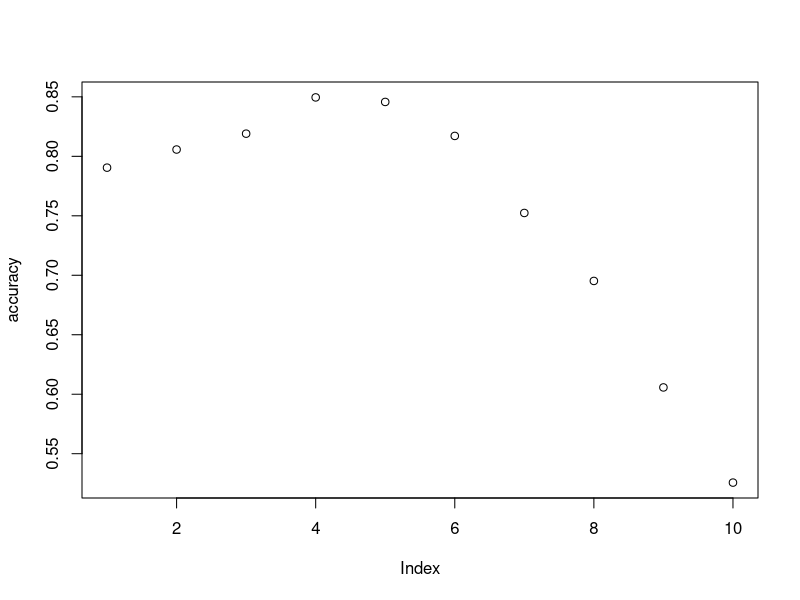
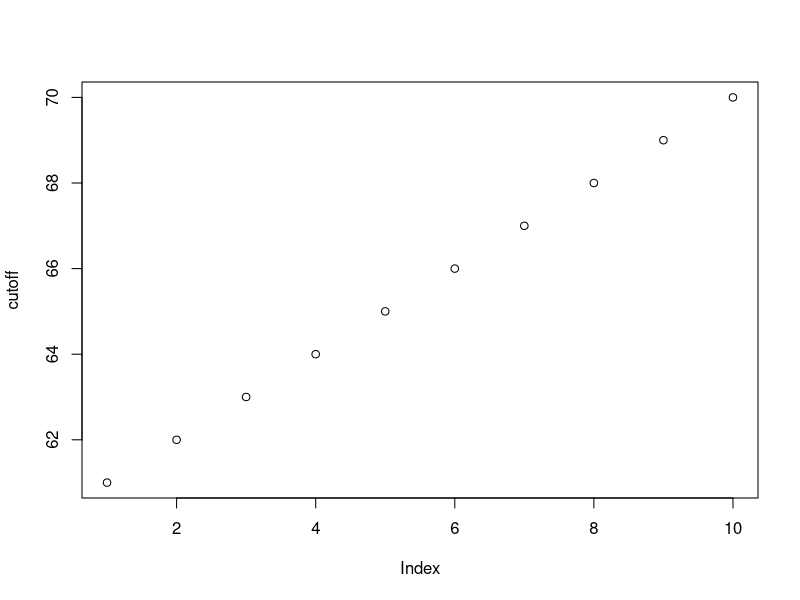
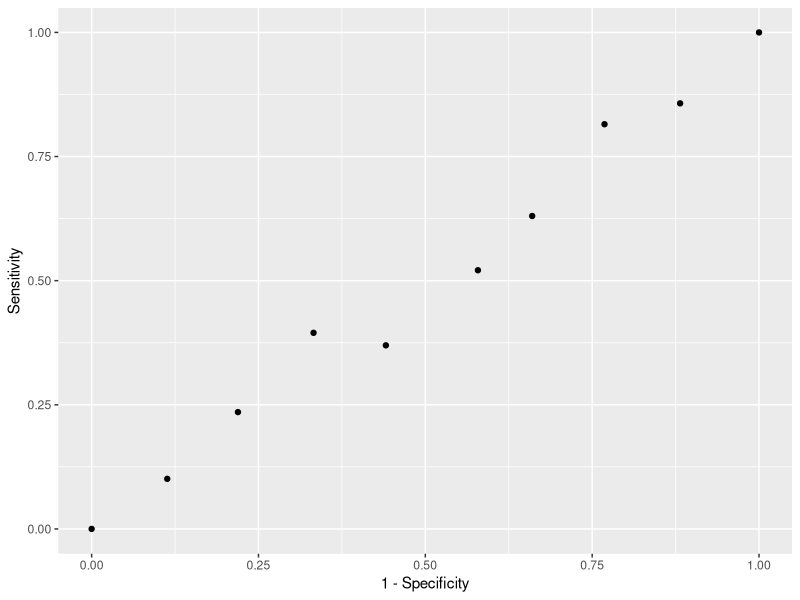
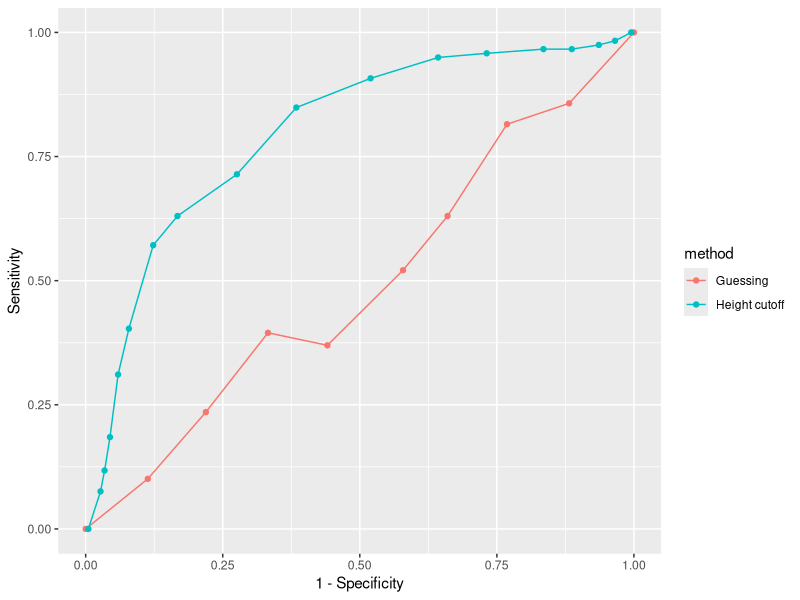
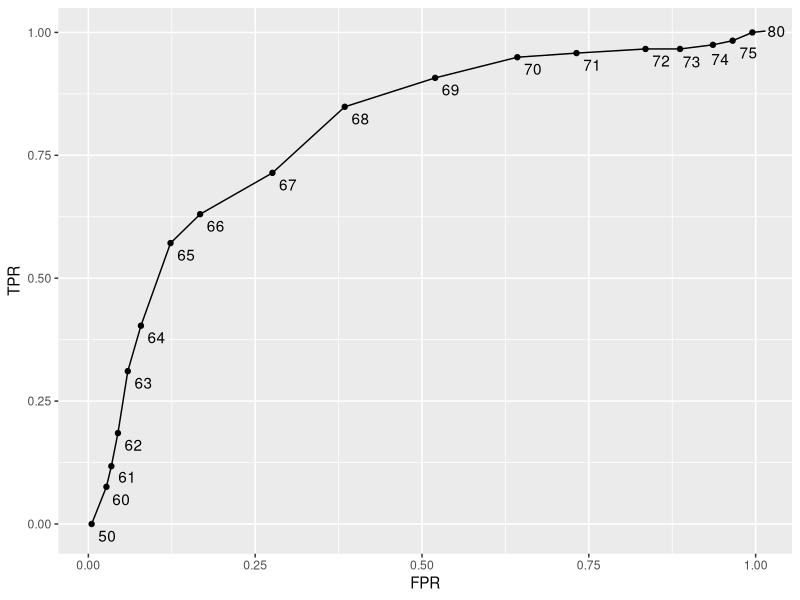
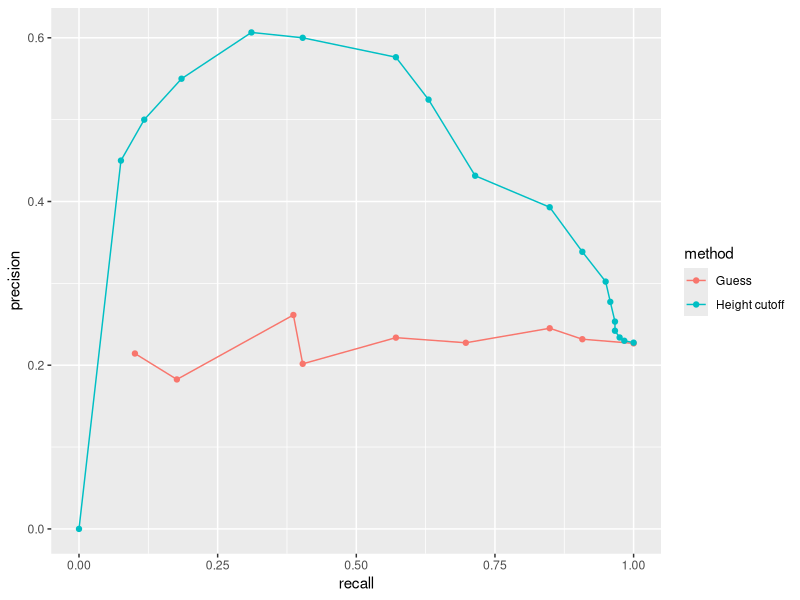
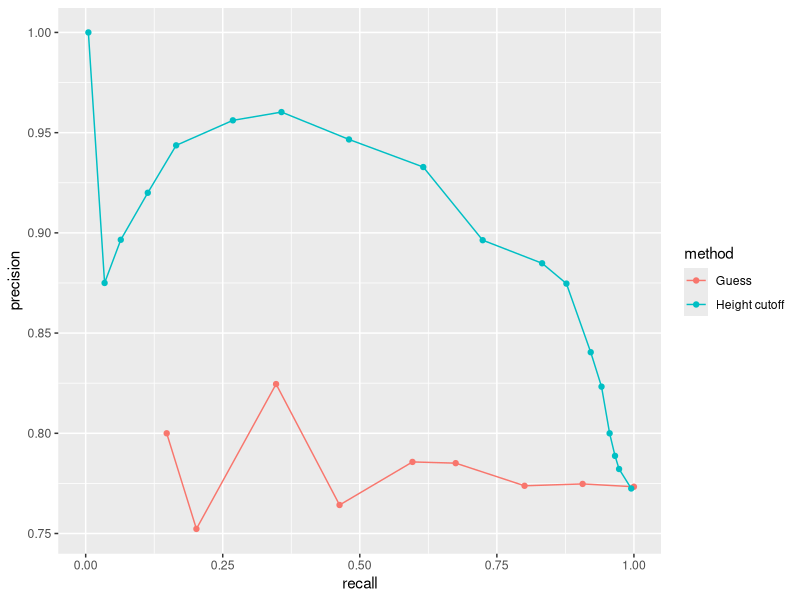

Source code (R) for these figures, in order:
install.packages("tidyverse")
install.packages("caret")
install.packages("dslabs")
library(tidyverse)
library(caret)
library(dslabs)
data(heights)
y <- heights$sex
x <- heights$height
set.seed(2007)
test_index <- createDataPartition(y, times = 1, p = 0.5, list = FALSE)
test_set <- heights[test_index, ]
train_set <- heights[-test_index, ]
y_hat <- sample(c("Male", "Female"), length(test_index), replace = TRUE) |>
  factor(levels = levels(test_set$sex))
mean(y_hat == test_set$sex)
#> [1] 0.51
heights |> group_by(sex) |> summarize(mean(height), sd(height))
#> # A tibble: 2 × 3
#>   sex    `mean(height)` `sd(height)`
#>   <fct>           <dbl>        <dbl>
#> 1 Female           64.9         3.76
#> 2 Male             69.3         3.61
y_hat <- ifelse(x > 62, "Male", "Female") |> 
  factor(levels = levels(test_set$sex))
mean(y == y_hat)
#> [1] 0.793
cutoff <- seq(61, 70)
accuracy <- map_dbl(cutoff, function(x){
  y_hat <- ifelse(train_set$height > x, "Male", "Female") |> 
    factor(levels = levels(test_set$sex))
  mean(y_hat == train_set$sex)
})
max(accuracy)
#> [1] 0.85
best_cutoff <- cutoff[which.max(accuracy)]
best_cutoff
#> [1] 64
y_hat <- ifelse(test_set$height > best_cutoff, "Male", "Female") |> 
  factor(levels = levels(test_set$sex))
y_hat <- factor(y_hat)
mean(y_hat == test_set$sex)
#> [1] 0.804
plot(accuracy)
table(predicted = y_hat, actual = test_set$sex)
test_set |> 
  mutate(y_hat = y_hat) |>
  group_by(sex) |> 
  summarize(accuracy = mean(y_hat == sex))
prev <- mean(y == "Male")
prev
cm <- confusionMatrix(data = y_hat, reference = test_set$sex)
cm$overall["Accuracy"]
cm$byClass[c("Sensitivity","Specificity", "Prevalence")]
cutoff <- seq(61, 70)
F_1 <- map_dbl(cutoff, function(x){
  y_hat <- ifelse(train_set$height > x, "Male", "Female") |> 
    factor(levels = levels(test_set$sex))
  F_meas(data = y_hat, reference = factor(train_set$sex))
})
plot(cutoff)
max(F_1)
best_cutoff <- cutoff[which.max(F_1)]
best_cutoff
y_hat <- ifelse(test_set$height > best_cutoff, "Male", "Female") |> 
  factor(levels = levels(test_set$sex))
sensitivity(data = y_hat, reference = test_set$sex)
#> [1] 0.63
specificity(data = y_hat, reference = test_set$sex)
#> [1] 0.833
p <- 0.9
n <- length(test_index)
y_hat <- sample(c("Male", "Female"), n, replace = TRUE, prob=c(p, 1-p)) |> 
  factor(levels = levels(test_set$sex))
mean(y_hat == test_set$sex)
probs <- seq(0, 1, length.out = 10)
guessing <- map_df(probs, function(p){
  y_hat <- 
    sample(c("Male", "Female"), n, replace = TRUE, prob=c(p, 1-p)) |> 
    factor(levels = c("Female", "Male"))
  list(method = "Guessing",
       FPR = 1 - specificity(y_hat, test_set$sex),
       TPR = sensitivity(y_hat, test_set$sex))
})
guessing %>% qplot(FPR, TPR, data =., xlab = "1 - Specificity", ylab = "Sensitivity")
cutoffs <- c(50, seq(60, 75), 80)
height_cutoff <- map_df(cutoffs, function(x){
  y_hat <- ifelse(test_set$height > x, "Male", "Female") %>% 
    factor(levels = c("Female", "Male"))
  list(method = "Height cutoff",
       FPR = 1-specificity(y_hat, test_set$sex),
       TPR = sensitivity(y_hat, test_set$sex))
})
# plot both curves together
bind_rows(guessing, height_cutoff) %>%
  ggplot(aes(FPR, TPR, color = method)) +
  geom_line() +
  geom_point() +
  xlab("1 - Specificity") +
  ylab("Sensitivity")
install.packages("ggrepel")
library(ggrepel)
map_df(cutoffs, function(x){
  y_hat <- ifelse(test_set$height > x, "Male", "Female") %>% 
    factor(levels = c("Female", "Male"))
  list(method = "Height cutoff",
       cutoff = x, 
       FPR = 1-specificity(y_hat, test_set$sex),
       TPR = sensitivity(y_hat, test_set$sex))
}) %>%
  ggplot(aes(FPR, TPR, label = cutoff)) +
  geom_line() +
  geom_point() +
  geom_text_repel(nudge_x = 0.01, nudge_y = -0.01)  
# plot precision against recall
# plot precision against recall
guessing <- map_df(probs, function(p){
  y_hat <- sample(c("Male", "Female"), length(test_index), 
                  replace = TRUE, prob=c(p, 1-p)) %>% 
    factor(levels = c("Female", "Male"))
  list(method = "Guess",
       recall = sensitivity(y_hat, test_set$sex),
       precision = precision(y_hat, test_set$sex))
})
height_cutoff <- map_df(cutoffs, function(x){
  y_hat <- ifelse(test_set$height > x, "Male", "Female") %>% 
    factor(levels = c("Female", "Male"))
  list(method = "Height cutoff",
       recall = sensitivity(y_hat, test_set$sex),
       precision = precision(y_hat, test_set$sex))
})
bind_rows(guessing, height_cutoff) %>%
  ggplot(aes(recall, precision, color = method)) +
  geom_line() +
  geom_point()
guessing <- map_df(probs, function(p){
  y_hat <- sample(c("Male", "Female"), length(test_index), replace = TRUE, 
                  prob=c(p, 1-p)) %>% 
    factor(levels = c("Male", "Female"))
  list(method = "Guess",
       recall = sensitivity(y_hat, relevel(test_set$sex, "Male", "Female")),
       precision = precision(y_hat, relevel(test_set$sex, "Male", "Female")))
})
height_cutoff <- map_df(cutoffs, function(x){
  y_hat <- ifelse(test_set$height > x, "Male", "Female") %>% 
    factor(levels = c("Male", "Female"))
  list(method = "Height cutoff",
       recall = sensitivity(y_hat, relevel(test_set$sex, "Male", "Female")),
       precision = precision(y_hat, relevel(test_set$sex, "Male", "Female")))
})
bind_rows(guessing, height_cutoff) %>%
  ggplot(aes(recall, precision, color = method)) +
  geom_line() +
  geom_point()
